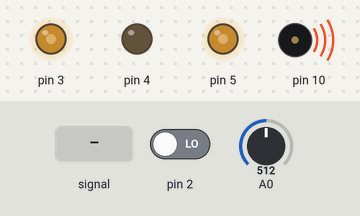
Bench run of a sketch on a simulated Arduino Uno, built with avr-gcc and run on an emulated ATmega328P. Parts: output pins drawn as LEDs (lit = HIGH), buzzer (waves = sounding). The test bench sets the inputs (shaded band); at power-on: A0 = 512, pin 2 LOW.

Above: at 1.2 s.
1.3 s: A0 set to 716
At 1.9 s:
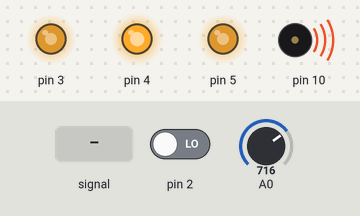
2.8 s: pin 2 driven HIGH
Timing chart, 0 to 3.2 s (numbered marks = the images above; inputs shaded):
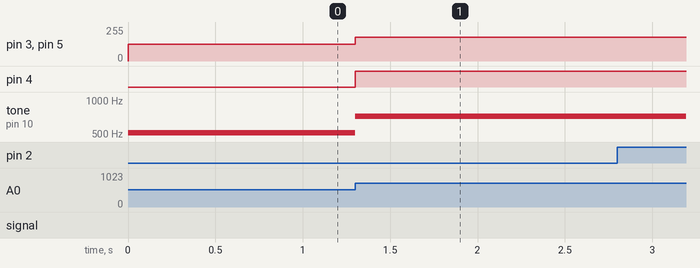

Measured:
- after the input at 1.3 s, pin 3, pin 5: 127/255 → 178/255 at once; pin 4: LOW → HIGH at once; tone on pin 10: 512 Hz → 716 Hz at once

The sketch:

202324T2_R301_L3_Knob_Jaylon.ino
```cpp
void setup() {
	pinMode(2,INPUT);
	pinMode(3,OUTPUT);
	pinMode(4,OUTPUT);
	pinMode(5,OUTPUT);
	analogWrite(3, HIGH);
	analogWrite(4, HIGH);
	analogWrite(5, HIGH);

	pinMode(10, OUTPUT);
}
void loop() {
	if (digitalRead(2)) {
		digitalWrite(3, HIGH);
		digitalWrite(4, HIGH);
		digitalWrite(5, HIGH);
	}

	int Knob = analogRead(A0);
	int value = map(Knob, 0, 1023, 0, 255);

	analogWrite(3, value);
	analogWrite(4, value);
	analogWrite(5, value);

	tone(10, Knob, 5);


}
```
